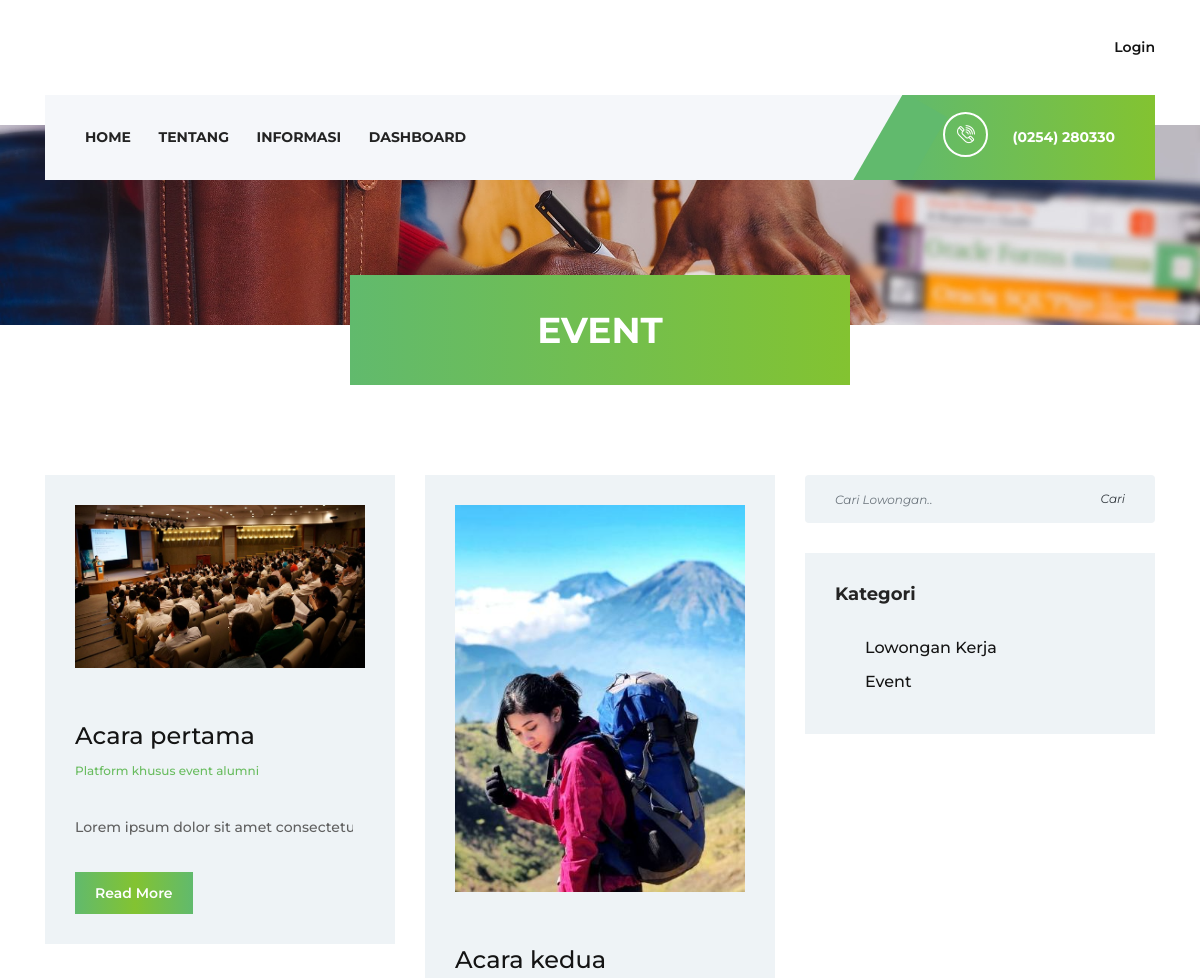
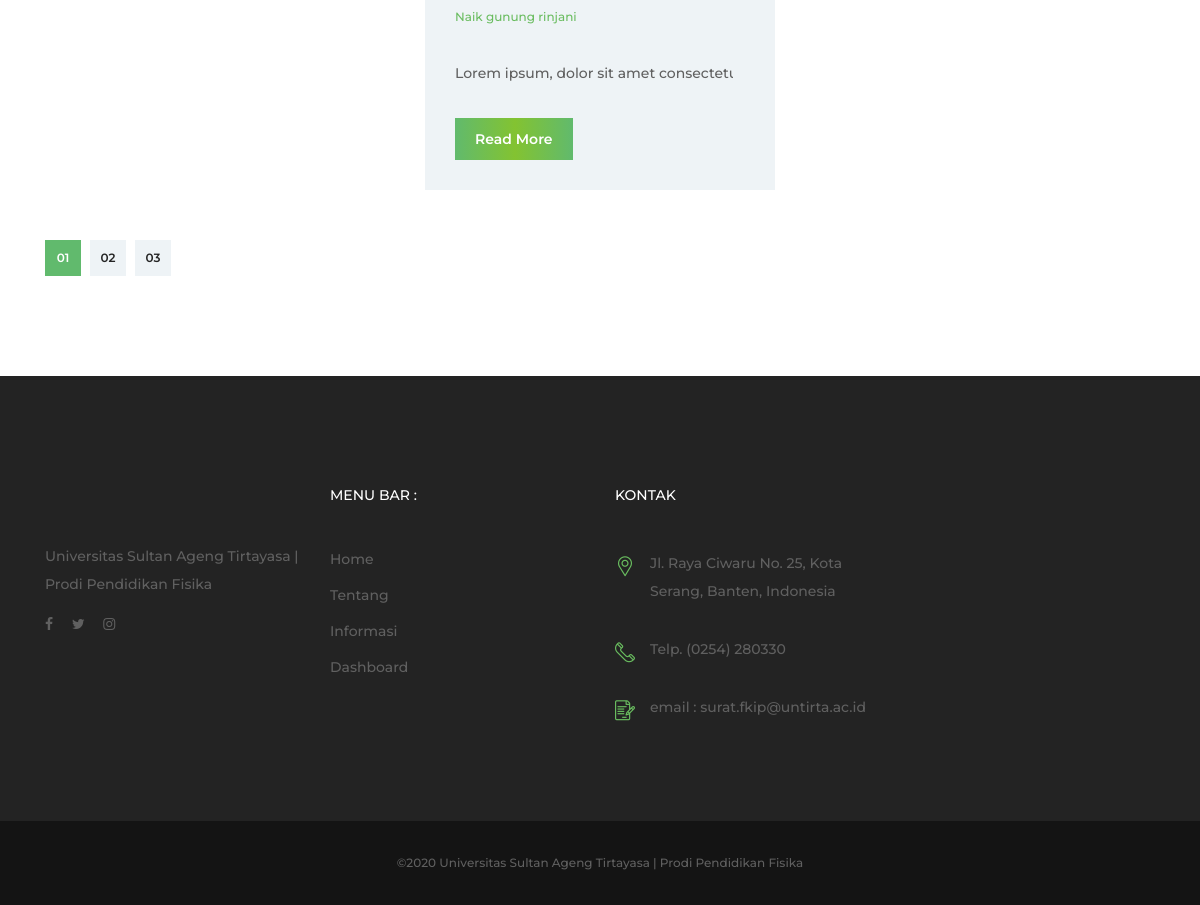
Screenshot of /index.php/home/event with the database file from the repository (2 pictures, top to bottom).
### tables this page shows
CREATE TABLE `event` (
  `id_event` int(11) NOT NULL,
  `nama_event` varchar(125) NOT NULL,
  `judul_event` varchar(125) NOT NULL,
  `deskripsi` text NOT NULL,
  `foto` varchar(125) NOT NULL,
  `tanggal_posting` varchar(125) NOT NULL,
  `id_user` int(11) NOT NULL
);

### application/controllers/Home.php (called while the page is built, shortened)
<?php
class Home extends CI_Controller {
    public function __construct()
    {
        $this->load->model('Model_Home', 'home');
    }
    public function event()
    {
        $data = [
           'judul' => 'Event',
           'event' => $this->db->get('event')->result_array()
        ];
        $this->load->view('templates/home/header_home', $data);
        $this->load->view('home/event', $data);
        $this->load->view('templates/home/footer_home');
    }
}

### index.php (called while the page is built, shortened)
<?php
require_once BASEPATH.'core/CodeIgniter.php';

### application/views/home/event.php (the view)
<div class="breadcumb-area bg-img" style="background-image: url(<?= base_url(); ?>assets/img/bg-img/breadcumb.jpg);">
        <div class="bradcumbContent">
            <h2>EVENT</h2>
        </div>
    </div>
    <div class="blog-area mt-50 section-padding-100">
        <div class="container">
            <div class="row">
                <div class="col-12 col-md-8">
                    <div class="academy-blog-posts">
                        <div class="row">
                        <?php foreach($event as $event): ?>
                            <div class="col-md-6">
                                <div class="single-blog-post mb-50 wow fadeInUp" data-wow-delay="300ms">
                                    <div class="blog-post-thumb mb-50">
                                        <img src="<?= base_url('assets/img/event/') . $event['foto'] ?>" alt="">
                                    </div>
                                    <a href="<?= base_url(); ?>" class="post-title"><?= $event['nama_event'] ?></a>
                                    <div class="post-meta">
                                        <p><?= $event['judul_event'] ?></p>
                                    </div>
                                    <div class="row">
                                      <div class="col-11 text-truncate" >
                                       <p><?= $event['deskripsi'] ?></p>
                                      </div>
                                    </div>
                                    <a href="<?= base_url(); ?>home/blog" class="btn academy-btn btn-sm mt-15">Read More</a>
                                </div>
                            </div>
                        <?php endforeach; ?>
                        </div>
                    </div>
                    <div class="academy-pagination-area wow fadeInUp" data-wow-delay="400ms">
                        <nav>
                            <ul class="pagination">
                                <li class="page-item active"><a class="page-link" href="#">01</a></li>
                                <li class="page-item"><a class="page-link" href="#">02</a></li>
                                <li class="page-item"><a class="page-link" href="#">03</a></li>
                            </ul>
                        </nav>
                    </div>
                </div>
                <div class="col-12 col-md-4">
                    <div class="academy-blog-sidebar">
                        <div class="blog-post-search-widget mb-30">
                            <form action="<?= base_url('home/search_event') ?>" method="post">
                                <div class="input-group">
                                   <input type="text" name="keyword" class="form-control" placeholder="Cari Lowongan.." autocomplete="off">
                                   <div class="input-group-append">
                                      <input class="btn btn-outline-dark" type="submit" value="Cari" name="submit">
                                   </div>
                                </div>
                            </form>
                        </div>
                        <div class="blog-post-categories mb-30">
                            <h5>Kategori</h5>
                            <ul>
                                <li><a href="<?= base_url('home/informasi') ?>">Lowongan Kerja</a></li>
                                <li><a href="<?= base_url('home/event') ?>">Event</a></li>
                            </ul>
                        </div>
                    </div>
                </div>
            </div>
        </div>
    </div>

### assets/style.css (style rules this page uses)
* { margin: 0; padding: 0; }
body { font-family: "Montserrat", sans-serif; font-size: 14px; }
h1, h2, h3, h4, h5, h6 { color: #242424; line-height: 1.3; font-weight: 700; }
p { color: #606060; font-size: 14px; line-height: 2; font-weight: 500; }
a, a:hover, a:focus { -webkit-transition-duration: 500ms; transition-duration: 500ms; text-decoration: none; outline: 0 solid transparent; color: #141414; font-weight: 600; font-size: 14px; }
ul, ol { margin: 0; }
ul li, ol li { list-style: none; }
img { height: auto; max-width: 100%; }
.mt-15 { margin-top: 15px !important; }
.mt-50 { margin-top: 50px !important; }
.mb-30 { margin-bottom: 30px !important; }
.mb-50 { margin-bottom: 50px !important; }
.section-padding-100 { padding-top: 100px; padding-bottom: 100px; }
.bg-img { background-position: center center; background-size: cover; background-repeat: no-repeat; }
.academy-btn { display: inline-block; min-width: 160px; height: 65px; color: #ffffff; border: none; border-radius: 0; padding: 0 40px; font-size: 14px; line-height: 65px; -webkit-transition: all 500ms; transition: all 500ms; background: #61ba6d; background-image: -webkit-linear-gradient(left, #61ba6d 0%, #83c331 51%, #61ba6d 100%); background-image: linear-gradient(to right, #61ba6d 0%, #83c331 51%, #61ba6d 100%); font-weight: 600; }
.academy-btn.btn-sm { min-width: 110px; padding: 0 20px; height: 42px; line-height: 42px; }
.breadcumb-area { position: relative; z-index: 10; width: 100%; height: 200px; }
.breadcumb-area .bradcumbContent { width: 500px; height: 110px; background: #61ba6d; background: -webkit-linear-gradient(to right, #61ba6d, #83c331); background: linear-gradient(to right, #61ba6d, #83c331); position: absolute; bottom: -60px; -webkit-transform: translateX(-50%); transform: translateX(-50%); left: 50%; z-index: 30; }
.breadcumb-area .bradcumbContent h2 { text-align: center; line-height: 110px; font-size: 36px; color: #ffffff; }
.single-blog-post { background-color: #eef3f6; padding: 30px; }
.single-blog-post .post-title { font-size: 24px; display: block; font-weight: 500; margin-bottom: 5px; }
.single-blog-post .post-meta { margin-bottom: 30px; }
.single-blog-post .post-meta p { font-size: 12px; color: #69bc5f; margin-bottom: 0; }
.academy-pagination-area .pagination .page-item .page-link { width: 36px; height: 36px; background-color: #eef3f6; display: block; padding: 0; border: none; margin-right: 10px; color: #242424; font-size: 12px; font-weight: 600; text-align: center; line-height: 36px; }
.academy-pagination-area .pagination .page-item:first-child .page-link { margin-left: 0; border-top-left-radius: 0; border-bottom-left-radius: 0; }
.academy-pagination-area .pagination .page-item:last-child .page-link { border-top-right-radius: 0; border-bottom-right-radius: 0; }
.academy-pagination-area .pagination .page-item.active .page-link { background-color: #61ba6d; color: #ffffff; }
.blog-post-search-widget form { position: relative; z-index: 1; }
.blog-post-search-widget form input { width: 100%; height: 48px; border: none; background-color: #eef3f6; padding: 0 30px; font-size: 12px; font-style: italic; }
.blog-post-categories { background-color: #eef3f6; padding: 30px; }
.blog-post-categories h5 { font-size: 18px; margin-bottom: 30px; }
.blog-post-categories ul { padding-left: 30px; }
.blog-post-categories ul li a { font-size: 16px; font-weight: 500; margin-bottom: 10px; display: block; }

### rows the page displays
event: foto (picture), nama_event "Acara pertama", judul_event "Platform khusus event alumni", deskripsi "Lorem ipsum dolor sit amet consec…"
event: foto (picture), nama_event "Acara kedua", judul_event "Naik gunung rinjani", deskripsi "Lorem ipsum, dolor sit amet conse…"
